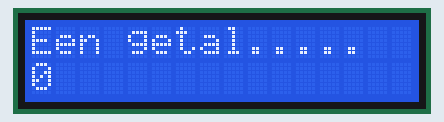
This sketch was run on a simulated Arduino Uno, built with avr-gcc and run on an emulated ATmega328P. On the bench: 16×2 character LCD.

Above: at 0.1 s.
At 3.2 s:
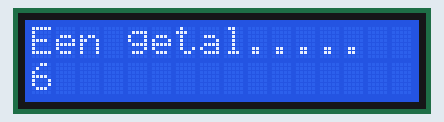
At 6.7 s:
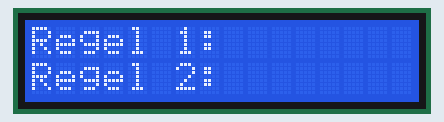
At 18.8 s:
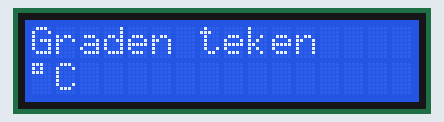
At 25.8 s:
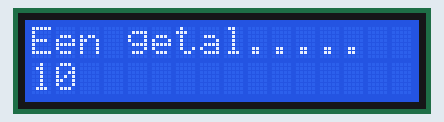
At 38.8 s:
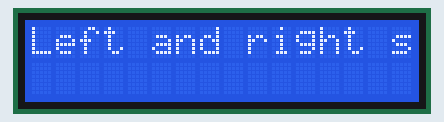

Measured:
- what the display in image 1 shows lasts 0.5 s, from 3.1 s to 3.6 s
- what the display in image 2 shows lasts 1.0 s, from 6.6 s to 7.6 s
- what the display in image 3 shows lasts 2.0 s, from 18.7 s to 20.7 s
- what the display in image 4 shows lasts 1.5 s, from 25.8 s to 27.3 s
- what the display in image 5 shows lasts 0.7 s, from 38.7 s to 39.4 s

The sketch:

10_Het_LCD_Display.ino
```cpp
/* Klassieke LCD met veel aansluitingen
  De aansluitingen:
   LCD RS pin to digital pin 12, LCD Enable pin to digital pin 11
   LCD D4 pin to digital pin 5,  LCD D5 pin to digital pin 4
   LCD D6 pin to digital pin 3,  LCD D7 pin to digital pin 2
   LCD R/W pin to ground,
   10K resistor, ends to +5V and ground, wiper to LCD VO pin (pin 3)
*/

#include <LiquidCrystal.h>

LiquidCrystal MyDisplay(12, 11, 5, 4, 3, 2); // initialize the library with the numbers of the interface pins

void setup() {
  MyDisplay.begin(16, 2);                 // set up the LCD's number of columns and rows:
  MyDisplay.print("Hello World!!");       // Print a message to the MyDisplay.
  MyDisplay.clear();
  MyDisplay.print("Demo LCD Display!");   // Print a message to the MyDisplay.
}

void loop() {

  // Het printen van een veranderend getal
  for (int k = 0; k <= 10; k++) {
    MyDisplay.clear();
    MyDisplay.setCursor(0, 0);
    MyDisplay.print("Een getal.....");
    MyDisplay.setCursor(0, 1);
    MyDisplay.print(k);
    delay(500);
  }
  delay(1000);
  MyDisplay.clear();

  // Het schrijven van een twee-regelige tekst
  MyDisplay.setCursor(0, 0);
  MyDisplay.print("Regel 1: ");
  MyDisplay.setCursor(0, 1);
  MyDisplay.print("Regel 2: ");
  delay(1000);
  MyDisplay.clear();

  MyDisplay.setCursor(0, 0);
  MyDisplay.print("Left and right scrolling");
  delay(500); // Naar links scrollen
  for (int k = 0; k <= 23; k++) {
    MyDisplay.scrollDisplayLeft(); //Elke keer dat dit wordt gebruikt springt de tekst één positie naar links.
    delay(200);
  }
  delay(500); // Nu naar rechts scrollen
  for (int k = 0; k <= 23; k++) {
    MyDisplay.scrollDisplayRight(); //Elke keer dat dit wordt gebruikt springt de tekst één positie naar links.
    delay(200);
  }
  delay(500);
  MyDisplay.clear();
  MyDisplay.setCursor(0, 0);
  MyDisplay.print("Graden teken");
  MyDisplay.setCursor(0, 1);
  MyDisplay.print(char(223));
  MyDisplay.print("C");
  delay(2000);
}
```
